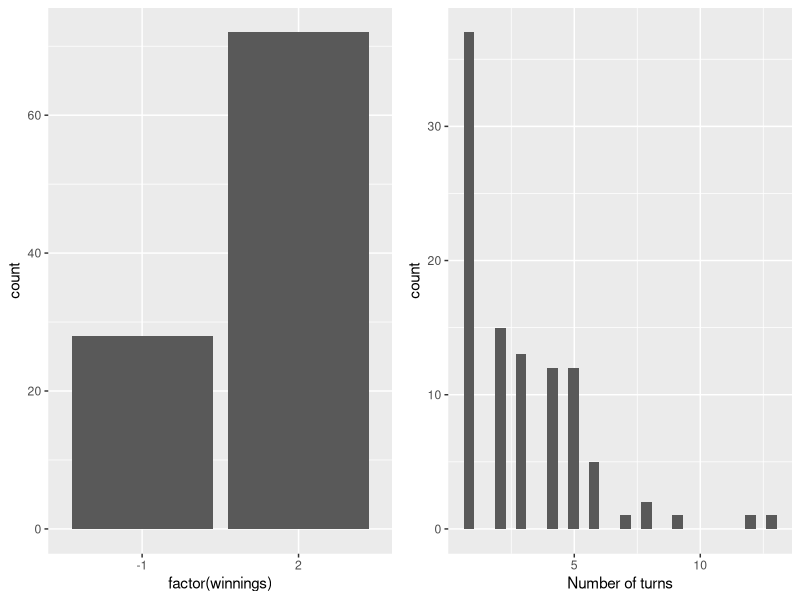

Write R code to recreate this figure.
## ---- chunk 1
library(knitr)
opts_chunk$set(
  message = FALSE,
  cache = FALSE,
  echo = FALSE,
  fig.height = 5,
  fig.width = 8,
  fig.align = "center",
  collapse = TRUE,
  comment = "#>"
)
options(digits=2)
library(tidyverse)
library(gridExtra)
## ---- chunk 2
set.seed(106)
d <- sample(c("Rock", "Paper", "Scissors"), 10000, replace=TRUE)
table(d)
## ---- chunk 3
d <- sample(c("Rock", "Paper", "Scissors"), 10000, replace=TRUE)
table(d)
## ---- chunk 4
d <- sample(c("Rock", "Paper", "Scissors"), 10000, replace=TRUE)
table(d)
## ---- chunk 5
d <- runif(100000)
dd <- cut(d, c(0, 0.354, 0.654, 1), labels=c("Tie", "Lose", "Win"))
length(dd[dd=="Win"])/100000
## ---- chunk 6
d <- runif(100000)
dd <- cut(d, c(0, 0.354, 0.654, 1), labels=c("Win", "Tie", "Lose"))
length(dd[dd=="Win"])/100000
## ---- chunk 7
d <- runif(100000)
dd <- cut(d, c(0, 0.354, 0.654, 1), labels=c("Lose", "Win", "Tie"))
length(dd[dd=="Win"])/100000
## ---- chunk 8
set.seed(1)
play <- function() {
  my_money <- 1
  i <- 0
  while(my_money<2&&my_money>-1) {
    i <- i+1
    #cat(i, " ", my_money, "\n")
    d <- runif(1)
    #cat(i, ",", my_money, ",", d, "\n")
    if (d<0.354)
      my_money <- my_money+1
    else if (d>=0.654)
      my_money <-  my_money-1
  }
  return(list(nturns=i, winnings=my_money))
}
play()
## ---- chunk 9
results <- NULL
for (i in 1:100) {
  results <- bind_rows(results, unlist(play()))
}
p1 <- ggplot(results, aes(x=factor(winnings))) + geom_bar()
p2 <- ggplot(results, aes(x=nturns)) + 
  geom_histogram() + xlab("Number of turns")
grid.arrange(p1, p2, ncol=2)
## ---- chunk 10
set.seed(23)
play <- function(opp, you) {
  result <- 0
  if (opp == "Rock") {
    if (you == "Paper") {
      result <- 1
    }
    else if (you == "Scissors") {
      result <- -1
    }
  }
  else if (opp == "Paper") {
    if (you == "Rock") {
      result <- -1
    }
    else if (you == "Scissors") {
      result <- 1
    }
  }
  else if (opp == "Scissors") {
    if (you == "Rock") {
      result <- 1
    }
    else if (you == "Paper") {
      result <- -1
    }
  }
  return(result)
}
strategy1 <- function(opp, you) {
  result <- play(opp, you)
  if (result == 1 | result == -1) {
    if (you == "Rock") {
      opp_new <- "Paper"
      you_new <- "Scissors"
    }
    else if (you == "Paper") {
      opp_new <- "Scissors"
      you_new <- "Rock"
    }
    else if (you == "Scissors") {
      opp_new <- "Rock"
      you_new <- "Paper"
    }
  }
  else if (result == 0) {
    opp_new <- sample(c("Rock", "Paper", "Scissors"), 1)
    you_new <- sample(c("Rock", "Paper", "Scissors"), 1)
  }
  return(list(opp_new, you_new))
}
strategy2 <- function(opp, you) {
  result <- play(opp, you)
  if (result == 1 | result == -1) {
    if (you == "Rock") {
      opp_new <- "Paper"
      you_new <- sample(c("Rock", "Paper", "Scissors"), 1)
    }
    else if (you == "Paper") {
      opp_new <- "Scissors"
      you_new <- sample(c("Rock", "Paper", "Scissors"), 1)
    }
    else if (you == "Scissors") {
      opp_new <- "Rock"
      you_new <- sample(c("Rock", "Paper", "Scissors"), 1)
    }
  }
  else if (result == 0) {
    opp_new <- sample(c("Rock", "Paper", "Scissors"), 1)
    you_new <- sample(c("Rock", "Paper", "Scissors"), 1)
  }
  return(list(opp_new, you_new))
}
opp <- "Rock"
you <- "Rock"
s1 <- NULL
for (i in 1:100) {
  new <- strategy1(opp, you)
  opp <- new[[1]]
  you <- new[[2]]
  #cat(opp, you, "\n")
  s1 <- c(s1, play(opp, you))
}
opp <- "Rock"
you <- "Rock"
s2 <- NULL
for (i in 1:100) {
  new <- strategy2(opp, you)
  opp <- new[[1]]
  you <- new[[2]]
  #cat(opp, you, "\n")
  s2 <- c(s2, play(opp, you))
}
## ---- chunk 11
s1
## ---- chunk 12
s2
